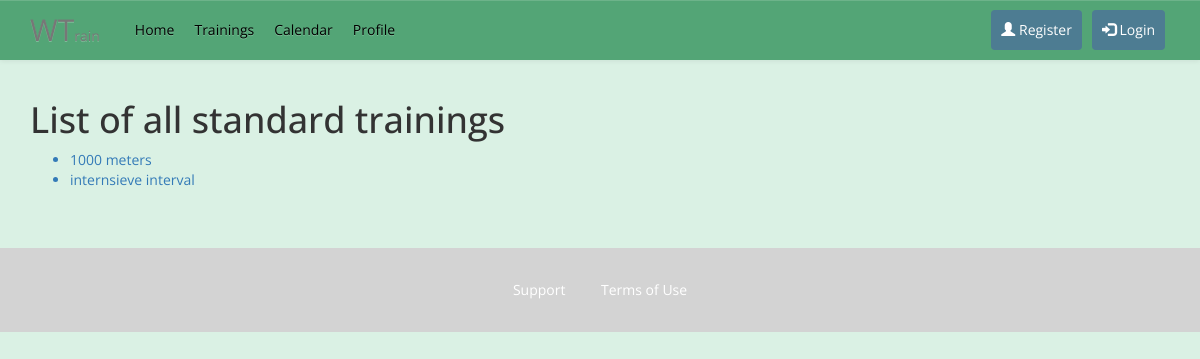
Before: /all-trainings/ with the older database file.
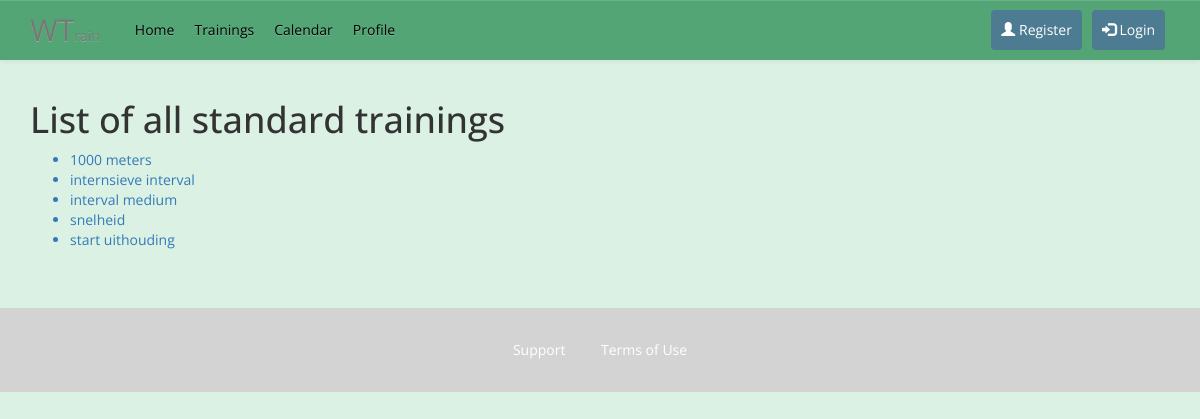
After: the same page with the newer database file.
### home/models.py (models this page shows)
class Training(models.Model):
    name = models.CharField(max_length=60, default='AddName')
    date = models.DateField((u"Date"), default=datetime.date.today, blank=True)
    start_time = models.TimeField((u"Start Time"), blank=True, null=True)
    location = models.ForeignKey(Location, on_delete=models.CASCADE,)
    trainers = models.ManyToManyField(Trainer, blank=True)
    riders = models.ManyToManyField(Rider, blank=True)
    program = models.ForeignKey(Training_program, on_delete=models.CASCADE, blank=True, null=True)
    warm_up = models.ForeignKey(Warm_up, on_delete=models.CASCADE, blank=True, null=True)
    core = models.ForeignKey(Core, on_delete=models.CASCADE, blank=True, null=True)
    cool_down = models.ForeignKey(Cool_down, on_delete=models.CASCADE, blank=True, null=True)
    def __str__(self):
        return self.name
    class Meta:
        ordering = ['name']

### home/views.py (the view)
# urls.py: url(r'^all-trainings/$', views.display_trainings),
def display_trainings(request):
    trainings = Training.objects.all()
    return render(request, 'home/view_trainings.html', {'trainings': trainings})

### home/templates/home/view_trainings.html (shortened to what this page needs)
{% extends "home/base.html" %}
{% load static %}
{% block content %}
<div class="container">
    <h1>List of all standard trainings</h1>
    <ul>
        {% for training in trainings %}
            <a href="/training-detail/{{training.id}}/"><li>{{ training }}</li></a>
        {% endfor %}
    </ul>
</div>
{% endblock content %}

Changed rows visible on the page:
added Training: name "interval medium"
added Training: name "snelheid"
added Training: name "start uithouding"
